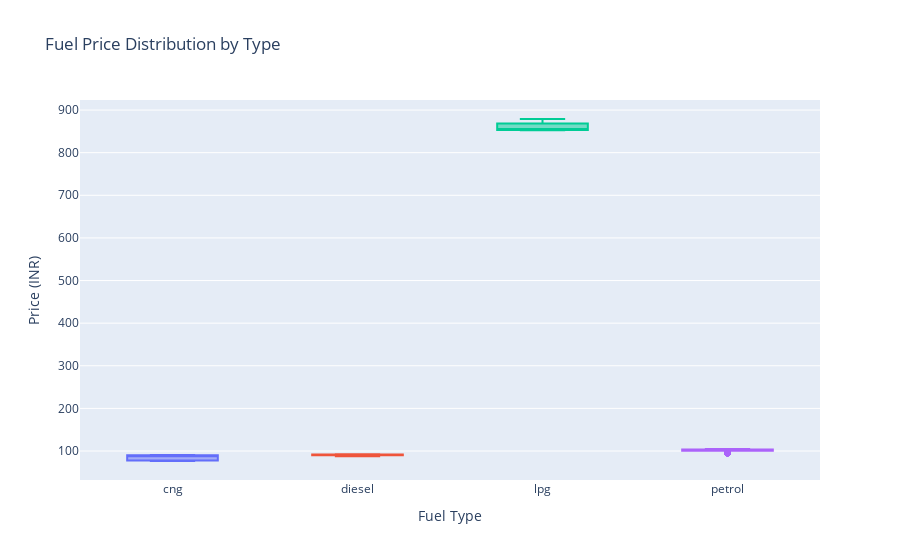

The code cell stored with this chart in its notebook:
### Code cell
# Visualize Price Distribution by Fuel Type
fig = px.box(silver_df, x='fuel_type', y='retail_price', color='fuel_type',
             title='Fuel Price Distribution by Type',
             labels={'retail_price': 'Price (INR)', 'fuel_type': 'Fuel Type'})
fig.update_layout(showlegend=False)
fig.show()

### Figure 1 — Plotly figure (JSON) as saved in the notebook; plotly's stock layout.template omitted (floating-point values rounded to 4 significant figures; data arrays with more than 128 entries replaced by an {"elided": "..."} marker saying what was removed)
{"data": [{"alignmentgroup": "True", "hovertemplate": "Fuel Type=%{x}<br>Price (INR)=%{y}<extra></extra>", "legendgroup": "cng", "marker": {"color": "#636efa"}, "name": "cng", "notched": false, "offsetgroup": "cng", "orientation": "v", "showlegend": true, "type": "box", "x": {"elided": "150 str values"}, "x0": " ", "xaxis": "x", "y": {"elided": "150 float values"}, "y0": " ", "yaxis": "y"}, {"alignmentgroup": "True", "hovertemplate": "Fuel Type=%{x}<br>Price (INR)=%{y}<extra></extra>", "legendgroup": "diesel", "marker": {"color": "#EF553B"}, "name": "diesel", "notched": false, "offsetgroup": "diesel", "orientation": "v", "showlegend": true, "type": "box", "x": {"elided": "150 str values"}, "x0": " ", "xaxis": "x", "y": {"elided": "150 float values"}, "y0": " ", "yaxis": "y"}, {"alignmentgroup": "True", "hovertemplate": "Fuel Type=%{x}<br>Price (INR)=%{y}<extra></extra>", "legendgroup": "lpg", "marker": {"color": "#00cc96"}, "name": "lpg", "notched": false, "offsetgroup": "lpg", "orientation": "v", "showlegend": true, "type": "box", "x": {"elided": "150 str values"}, "x0": " ", "xaxis": "x", "y": {"elided": "150 float values"}, "y0": " ", "yaxis": "y"}, {"alignmentgroup": "True", "hovertemplate": "Fuel Type=%{x}<br>Price (INR)=%{y}<extra></extra>", "legendgroup": "petrol", "marker": {"color": "#ab63fa"}, "name": "petrol", "notched": false, "offsetgroup": "petrol", "orientation": "v", "showlegend": true, "type": "box", "x": {"elided": "150 str values"}, "x0": " ", "xaxis": "x", "y": {"elided": "150 float values"}, "y0": " ", "yaxis": "y"}], "layout": {"boxmode": "overlay", "legend": {"title": {"text": "Fuel Type"}, "tracegroupgap": 0}, "showlegend": false, "title": {"text": "Fuel Price Distribution by Type"}, "xaxis": {"anchor": "y", "categoryarray": ["cng", "diesel", "lpg", "petrol"], "categoryorder": "array", "domain": [0, 1], "title": {"text": "Fuel Type"}}, "yaxis": {"anchor": "x", "domain": [0, 1], "title": {"text": "Price (INR)"}}}}
